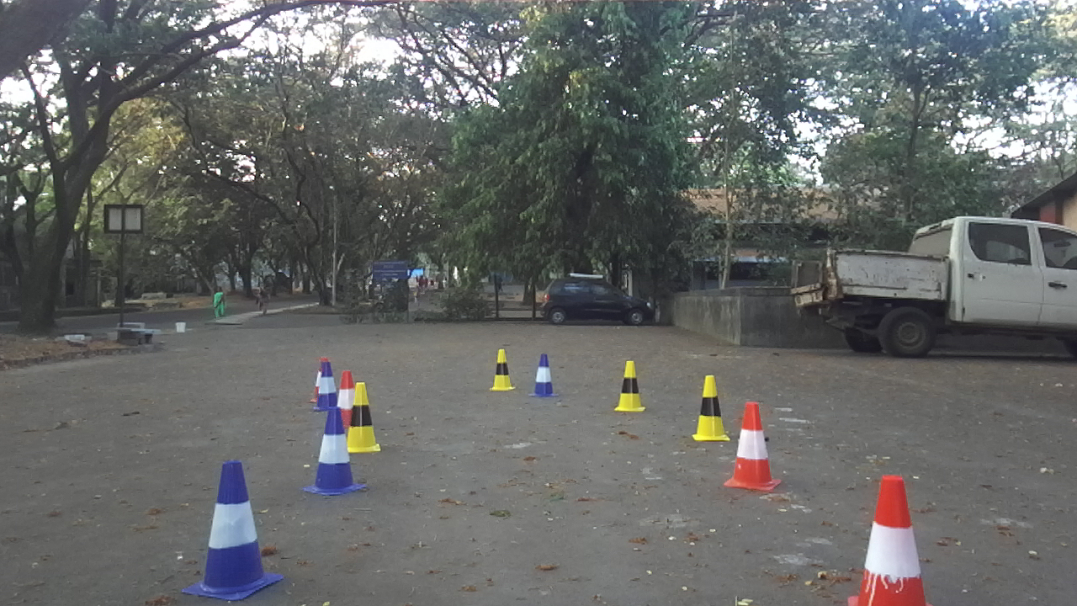
#> input picture Meet 1/image1.webp, 1077 x 606 px
$ jupyter execute 'BB+SIFT(Meet1).ipynb'
#> lines starting #> are read from the running program, lines starting #| are printed output that depends on the picture; after the words box and inside, x2 and y2 are one past the last pixel; in counts of white or black regions, pixels touching at a corner belong together
[cell 1]
import numpy as np
import cv2

[cell 2]
img1 = cv2.imread("image1.webp")
#> img1 is the input picture: shape (606, 1077, 3); mean B, G, R 103.1, 104.4, 102.5
img2 = cv2.imread("image2.webp")
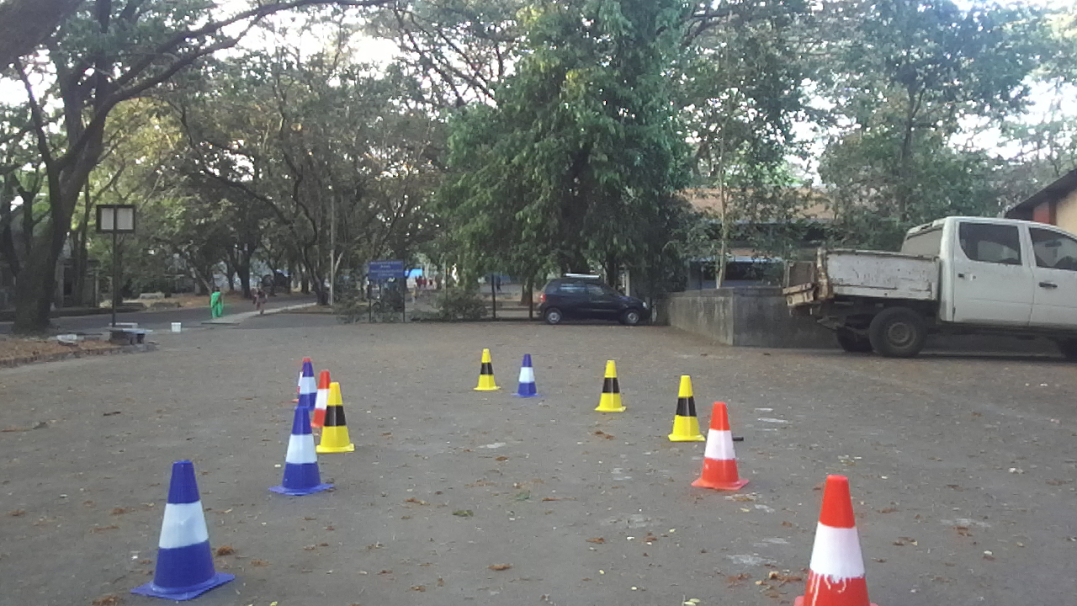
#> input picture Meet 1/image2.webp, 1077 x 606 px
#> img2 is the input picture: shape (606, 1077, 3); mean B, G, R 118.1, 120.2, 117.4

[cell 3]
color = (255, 0, 0)

start1 = (175, 450)
end1 = (275, 600)

start2 = (125, 450)
end2 = (225, 600)

[cell 4]
cv2.rectangle(img1, start1, end1, color, 2);
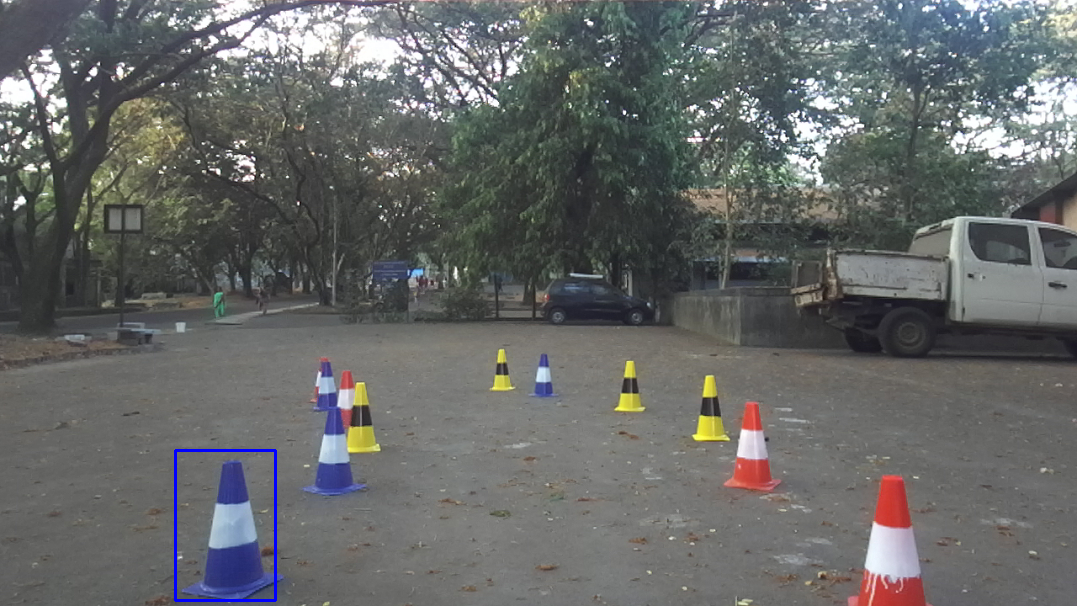
#> img1: shape (606, 1077, 3); 0.23% of pixels changed, all inside (x1, y1, x2, y2) = (174, 449, 277, 602)
cv2.rectangle(img2, start2, end2, color, 2);
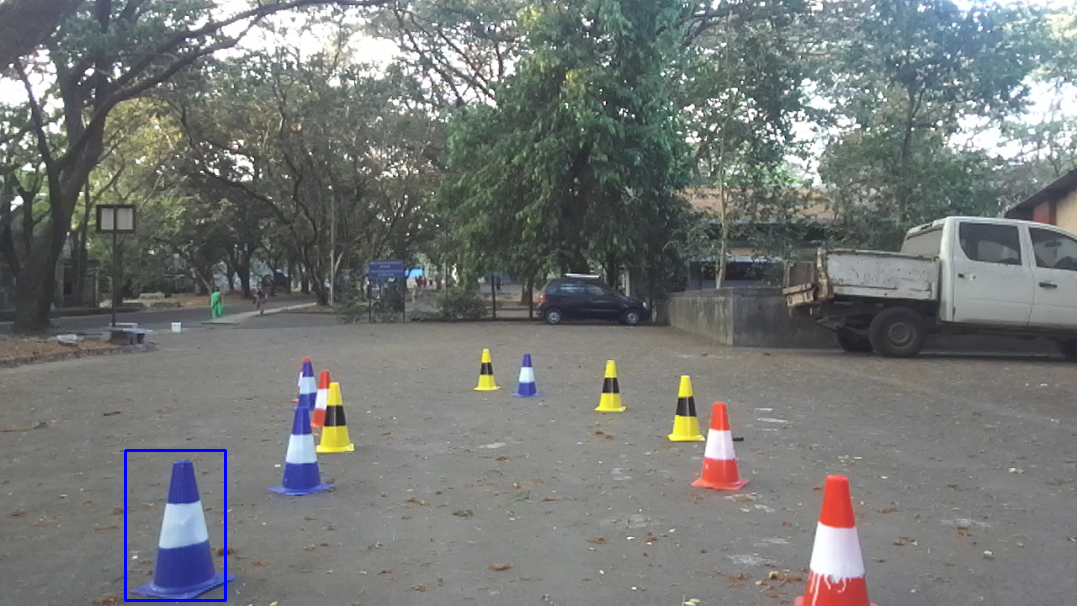
#> img2: shape (606, 1077, 3); 0.23% of pixels changed, all inside (x1, y1, x2, y2) = (124, 449, 227, 602)

[cell 5]
rect1 = img1[start1[1] : end1[1], start1[0] : end1[0]]
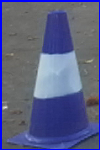
#> rect1: shape (150, 100, 3); mean B, G, R 131.3, 96.2, 90.8
rect2 = img2[start2[1] : end2[1], start2[0] : end2[0]]
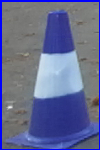
#> rect2: shape (150, 100, 3); mean B, G, R 145.9, 107.2, 100.8

rect1 = cv2.GaussianBlur(rect1, (5, 5), 0)
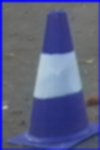
#> rect1: shape (150, 100, 3); mean B, G, R 130.4, 96.8, 91.4
rect2 = cv2.GaussianBlur(rect2, (5, 5), 0)
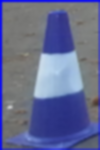
#> rect2: shape (150, 100, 3); mean B, G, R 145, 107.9, 101.5

[cell 6]
sift = cv2.SIFT_create(contrastThreshold=0.04, edgeThreshold=10, sigma=1.6)

[cell 7]
# Find Keypoints
keypoints1, descriptors1 = sift.detectAndCompute(rect1, None)
#> keypoints1 = 19 keypoints; strongest (x, y, size): (5, 107, 3.2), (43, 89, 13.9), (58, 40, 19.9), (75, 85, 9.9)
keypoints2, descriptors2 = sift.detectAndCompute(rect2, None)
#> keypoints2 = 30 keypoints; strongest (x, y, size): (59, 39, 20.3), (43, 89, 13.6), (76, 85, 9.9), (5, 5, 4.1)

bf = cv2.BFMatcher(cv2.NORM_L2, crossCheck=False) # Brute force matcher
matches = bf.knnMatch(descriptors1, descriptors2, k = 2) # Using knnMatch toi find k (=2) closest points
#> matches = 19 matches
# matches = sorted(matches, key=lambda x: x.distance)

[cell 8]
# Implementing Lowe's ratio test
good_matches = []
for m, n in matches:
    if m.distance < 0.75 * n.distance: # Take only if first ine is better than the second by 0.75 times
        good_matches.append(m)
#> this loop made 19 passes
#> after the loop, good_matches = 9 matches

[cell 9]
# Extract points from good matches
src_pts = np.float32([keypoints1[m.queryIdx].pt for m in good_matches]).reshape(-1, 1, 2)
#> src_pts = [[4.14, 4.13], [4.14, 4.13], [31.59, 82.84], [42.69, 89.35], [57.4, 6.98], [57.79, 39.69], [62.29, 145.7], [74.96, 85.42], [82.77, 75.64]]
dst_pts = np.float32([keypoints2[m.trainIdx].pt for m in good_matches]).reshape(-1, 1, 2)
#> dst_pts = [[5.06, 5.02], [5.06, 5.02], [31, 83.99], [42.91, 89.39], [57.07, 7.07], [58.56, 39.16], [60.55, 145.7], [75.58, 85.24], [84.15, 77.96]]

# Compute the homography matrix using RANSAC
H, mask = cv2.findHomography(src_pts, dst_pts, cv2.RANSAC, 100.0)
#> H = [[0.965, -0.00253, 0.919], [-0.0292, 0.995, 1.13], [-0.000591, 0.000181, 1]]; mask = [1, 1, 1, 1, 1, 1, 1, 1, 1]

# Mask is a list of inlier points (1) and outlier points (0)
matches_mask = mask.ravel().tolist()
#> matches_mask = [1, 1, 1, 1, 1, 1, 1, 1, 1]

[cell 10]
matched_image = cv2.drawMatches(rect1, keypoints1, rect2, keypoints2, good_matches, None, singlePointColor=None, matchesMask = matches_mask, flags=cv2.DrawMatchesFlags_NOT_DRAW_SINGLE_POINTS)
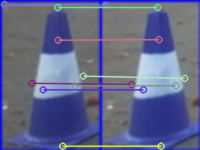
#> matched_image: shape (150, 200, 3); mean B, G, R 137.9, 103.5, 98.2

cv2.imshow("Final image", matched_image)
cv2.waitKey(0)
cv2.destroyAllWindows()
